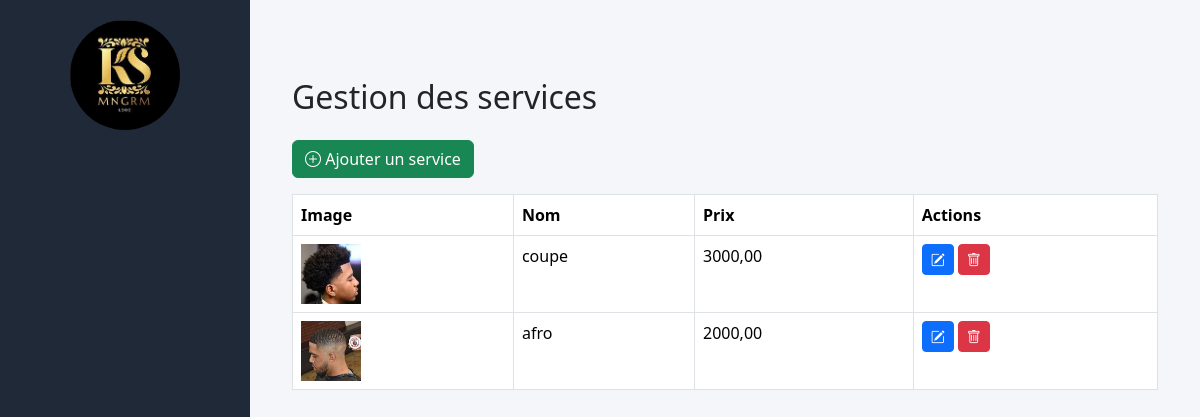
Page /services/ on the committed database.
### barbershop/models.py (models this page shows, shortened)
class SalonSettings(models.Model):
    nom_salon = models.CharField(max_length=100)
    adresse = models.CharField(max_length=255, blank=True, null=True)
    telephone = models.CharField(max_length=20, blank=True, null=True)
    email = models.EmailField(blank=True, null=True)
    logo = models.ImageField(upload_to='logos/', blank=True, null=True)
    couleur_theme = models.CharField(max_length=7, default="#0d6efd")  # couleur bootstrap
    heures_ouverture = models.CharField(max_length=100, blank=True, null=True)
    description = models.TextField(blank=True, null=True)

class Service(models.Model):
    nom = models.CharField(max_length=100)
    image = models.ImageField(upload_to='services/', blank=True, null=True)
    prix = models.DecimalField(max_digits=8, decimal_places=2)

### barbershop/views.py (the view, shortened to what this page needs)
# urls.py: path("services/",views.services_crud, name="services_crud"),
def services_crud(request):
    services = Service.objects.all()
    return render(request, "services/services_crud.html", {
        "services": services
    })

### barbershop/context_processors.py (called while the page is built)
def salon_settings(request):
    salon = SalonSettings.objects.first()
    return {'salon': salon}

### barbershop/templates/services/services_crud.html (shortened to what this page needs)
{% extends "base.html" %}
{% block content %}
<div class="container mt-5">
    <h2 class="mb-4">Gestion des services</h2>
    <button class="btn btn-success mb-3" data-bs-toggle="modal" data-bs-target="#serviceModal">
        <i class="bi bi-plus-circle"></i> Ajouter un service
    </button>
    <table class="table table-bordered" id="servicesTable">
        <thead>
            <tr>
                <th>Image</th>
                <th>Nom</th>
                <th>Prix</th>
                <th>Actions</th>
            </tr>
        </thead>
        <tbody>
            {% for service in services %}
            <tr data-id="{{ service.id }}">
                <td>
                    {% if service.image %}
                        <img src="{{ service.image.url }}" width="60">
                    {% endif %}
                </td>
                <td>{{ service.nom }}</td>
                <td>{{ service.prix }}</td>
                <td>
                    <button class="btn btn-primary btn-sm editBtn"><i class="bi bi-pencil-square"></i></button>
                    <button class="btn btn-danger btn-sm deleteBtn"><i class="bi bi-trash"></i></button>
                </td>
            </tr>
            {% endfor %}
        </tbody>
    </table>
</div>
{% endblock %}

### barbershop/templates/base.html (shortened to what this page needs)
{% load static %}
<!DOCTYPE html>
<html lang="fr">
<head>
<link href="https://cdn.jsdelivr.net/npm/bootstrap@5.3.2/dist/css/bootstrap.min.css" rel="stylesheet">
<link href="https://cdn.jsdelivr.net/npm/bootstrap-icons@1.11.1/font/bootstrap-icons.css" rel="stylesheet">
</head>
<body>
<div class="sidebar">
<div class="logo">
{% if salon and salon.logo %}
<img src="{{ salon.logo.url }}" alt="Logo">
{% else %}
<img src="{% static 'logos/default_logo.png' %}" alt="Logo">
{% endif %}
</div>
</div>
<div class="main">
{% block content %}
{% endblock %}
</div>
</body>
</html>

### barbershop/templates/base.html (style rules this page uses)
body { margin:0; background:#f4f6f9; font-family:Segoe UI; }
.sidebar { width:250px; height:100vh; position:fixed; left:0; top:0; background:#1f2937; color:white; display:flex; flex-direction:column; padding-top:20px; transition:0.3s; z-index:1000; overflow-y:auto; }
.logo { text-align:center; margin-bottom:20px; }
.logo img { width:110px; height:110px; border-radius:50%; object-fit:cover; }
.main { margin-left:250px; padding:30px; }

### rows in the picture
SalonSettings: logo (picture)
Service: image (picture), nom "coupe", prix "3000,00"
Service: image (picture), nom "afro", prix "2000,00"
